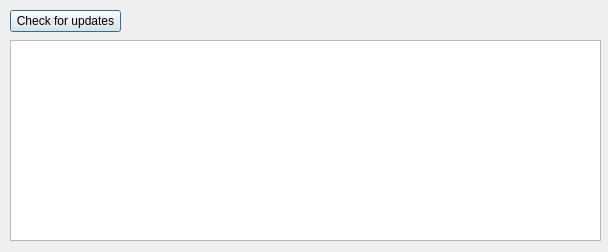
<?xml version="1.0" encoding="UTF-8"?>
<ui version="4.0">
 <class>PackageManager</class>
 <widget class="QDialog" name="PackageManager">
  <property name="geometry">
   <rect>
    <x>0</x>
    <y>0</y>
    <width>608</width>
    <height>252</height>
   </rect>
  </property>
  <property name="windowTitle">
   <string>Package Manager</string>
  </property>
  <widget class="QPushButton" name="checkForUpdateBut">
   <property name="geometry">
    <rect>
     <x>10</x>
     <y>10</y>
     <width>111</width>
     <height>22</height>
    </rect>
   </property>
   <property name="text">
    <string>Check for updates</string>
   </property>
  </widget>
  <widget class="QTableView" name="tableView">
   <property name="geometry">
    <rect>
     <x>10</x>
     <y>40</y>
     <width>591</width>
     <height>201</height>
    </rect>
   </property>
   <property name="editTriggers">
    <set>QAbstractItemView::NoEditTriggers</set>
   </property>
   <property name="selectionMode">
    <enum>QAbstractItemView::SingleSelection</enum>
   </property>
   <property name="selectionBehavior">
    <enum>QAbstractItemView::SelectRows</enum>
   </property>
   <attribute name="verticalHeaderVisible">
    <bool>false</bool>
   </attribute>
  </widget>
 </widget>
 <resources/>
 <connections/>
</ui>
